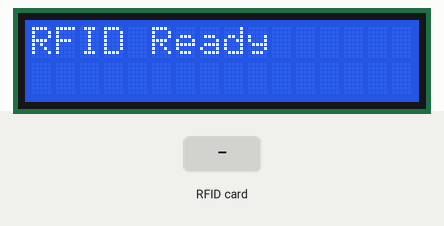
Simulated run of this sketch. Board: ESP8266 (NodeMCU). Shown: 16×2 character LCD. The test bench sets the inputs (shaded band). WiFi joins after 1.5 s; servers stay silent unless stated; uploads are accepted with an empty reply; EEPROM starts erased; what the sketch prints to the serial monitor is not drawn.

Above: at 4.3 s.
4.4 s: RFID card 5E 7A 19 C4 held to the reader
At 4.57 s:
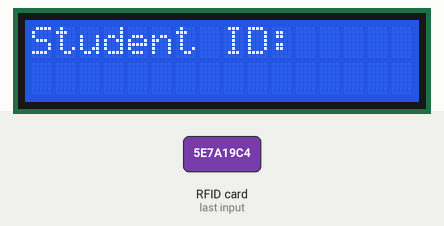
At 5.2 s:
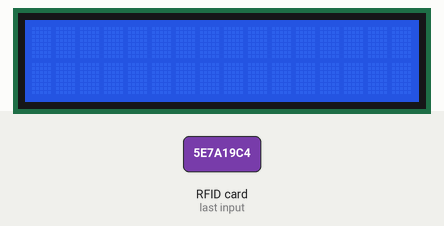
Timing chart, 0 to 7.4 s (numbered marks = the images above; inputs shaded):
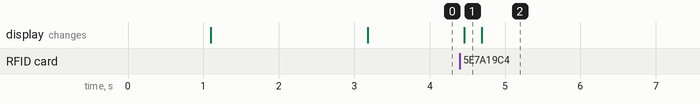

Measured:
- after the input at 4.4 s, the display: changes after 0.06 s (image 1)

The sketch:

AAS.ino
```cpp
#include <Arduino.h>
#include <ESP8266WiFi.h>
#include <SPI.h>
#include <MFRC522.h>
#include <WiFiClientSecure.h>
#include <ESP8266HTTPClient.h>
#include <ArduinoJson.h>
#include <EEPROM.h>
#include <Wire.h>
#include <LiquidCrystal_I2C.h>

// WiFi and API configurations
const char* ssid = "Galaxy";
const char* password = ".........";
const char* host = "aas-api.vercel.app";
const int httpsPort = 443;

const String section = "L1";
const String facultyLoginUrl = "https://" + String(host) + "/api/v1/main/faculty/login/" + section;
const String attendanceMarkUrl = "https://" + String(host) + "/api/v1/main/attendance/mark/" + section;

// RFID Configurations
MFRC522 mfrc522(2, 0);  // RFID pins (SDA, RST)
MFRC522::MIFARE_Key key;
MFRC522::StatusCode status;
#define TOTAL_BLOCKS 2

// Variables for holding IDs
String studentId = "";
String facultyId = "";

// EEPROM configurations
#define EEPROM_SIZE 512
#define LOG_ADDRESS 0

// I2C display configuration
LiquidCrystal_I2C lcd(0x27, 16, 2);  // Change 0x27 to your display's I2C address if different

// Function declarations
void connectToWiFi();
void initializeRFID();
void checkFacultyLogin();
void markAttendance();
void readCardData();
void readDataFromBlock(int blockNum, byte* readBlockData);
void logError(String message);
String getLog();
void displayWrappedMessage(String message);
bool sendHttpRequest(const String &url, const String &payload, String &response);

void setup() {
  Serial.begin(9600);
  delay(1000);
  EEPROM.begin(EEPROM_SIZE);

  // Initialize I2C display
  Wire.begin(4, 5);
  lcd.begin(16, 2);
  lcd.backlight();
  lcd.setCursor(0, 0);
  lcd.print("System Ready");

  connectToWiFi();
  initializeRFID();
}

void loop() {
  if (mfrc522.PICC_IsNewCardPresent() && mfrc522.PICC_ReadCardSerial()) {
    readCardData();

    if (!studentId.isEmpty() && (facultyId == "COMP" || facultyId.isEmpty())) {
      markAttendance();
    } else {
      checkFacultyLogin();
    }

    // Reset IDs for the next card scan
    studentId = "";
    facultyId = "";

    mfrc522.PICC_HaltA();
    mfrc522.PCD_StopCrypto1();
  } else {
    delay(100);  // Small delay to avoid continuous polling
  }
}

void connectToWiFi() {
  Serial.println("Connecting to WiFi...");
  displayWrappedMessage("Connecting WiFi...");

  WiFi.begin(ssid, password);
  unsigned long startTime = millis();
  while (WiFi.status() != WL_CONNECTED && millis() - startTime < 15000) {
    delay(1000);
    Serial.print(".");
  }

  if (WiFi.status() == WL_CONNECTED) {
    Serial.println("\nWiFi Connected! IP: " + WiFi.localIP().toString());
    displayWrappedMessage("WiFi Connected!");
  } else {
    displayWrappedMessage("WiFi Failed!");
    logError("WiFi Connection Failed");
    delay(5000);  // Wait for a while before retrying
  }
}

void initializeRFID() {
  SPI.begin();
  mfrc522.PCD_Init();
  Serial.println("RFID Reader Initialized");
  displayWrappedMessage("RFID Ready");

  for (byte i = 0; i < 6; i++) key.keyByte[i] = 0xFF;
}

// Read card data for student and faculty IDs
void readCardData() {
  byte block0[18], block1[18], readBlockData[18], readBlockDataS[18];
  readDataFromBlock(5, readBlockData);
  readDataFromBlock(4, readBlockDataS);
  readDataFromBlock(1, block0);
  readDataFromBlock(2, block1);

  String blockData = String((char*)readBlockData);
  blockData.trim();  // Trim whitespace here after conversion to String

  String blockDataS = String((char*)readBlockDataS);
  blockDataS.trim();  // Trim whitespace here as well

  if (blockData != "COMP" && !blockData.isEmpty()) {
    facultyId = blockData;
    Serial.println("Extracted Faculty ID: " + facultyId);
    displayWrappedMessage("Faculty ID: " + facultyId);
  } else if (blockDataS.isEmpty()) {
    studentId = String((char*)block0).substring(0, 8) + String((char*)block1).substring(0, 7);
    Serial.println("Extracted Student ID: " + studentId);
    displayWrappedMessage("Student ID: " + studentId);
    facultyId = "COMP";  // Default to faculty ID for empty block
  } else {
    studentId = blockDataS;
    Serial.println("Student ID: " + studentId);
    displayWrappedMessage("Student ID: " + studentId);
    facultyId = "COMP";  // Default to faculty ID
  }
}

void checkFacultyLogin() {
  String payload = "{\"facultyId\":\"" + facultyId + "\"}";
  String response;
  Serial.println("Sending Faculty ID: " + facultyId);

  if (sendHttpRequest(facultyLoginUrl, payload, response)) {
    DynamicJsonDocument doc(1024);
    deserializeJson(doc, response);
    const char* message = doc["message"];
    Serial.println("Parsed Message: " + String(message));
    displayWrappedMessage(message);
  } else {
    displayWrappedMessage("Login Failed!");
  }
}

// Mark attendance by sending student ID to the server
void markAttendance() {
  String payload = "{\"studentId\":\"" + studentId + "\"}";
  String response;
  Serial.println("Marking Attendance for Student ID: " + studentId);

  if (sendHttpRequest(attendanceMarkUrl, payload, response)) {
    DynamicJsonDocument doc(1024);
    deserializeJson(doc, response);
    const char* message = doc["message"];
    Serial.println("Parsed Message: " + String(message));
    displayWrappedMessage("Attendance: " + String(message));
  } else {
    displayWrappedMessage("Marking Failed");
  }
}

// Function to read data from a specific RFID block
void readDataFromBlock(int blockNum, byte* readBlockData) {
  byte bufferLen = 18;
  status = mfrc522.PCD_Authenticate(MFRC522::PICC_CMD_MF_AUTH_KEY_A, blockNum, &key, &(mfrc522.uid));
  if (status != MFRC522::STATUS_OK) {
    String error = "Authentication failed: " + String(mfrc522.GetStatusCodeName(status));
    Serial.println(error);
    logError(error);
    return;
  }

  status = mfrc522.MIFARE_Read(blockNum, readBlockData, &bufferLen);
  if (status != MFRC522::STATUS_OK) {
    String error = "Reading failed: " + String(mfrc522.GetStatusCodeName(status));
    Serial.println(error);
    logError(error);
    return;
  }

  readBlockData[bufferLen - 1] = '\0';  // Null terminate the data
}

// Log error message to EEPROM
void logError(String message) {
  int addr = LOG_ADDRESS;
  for (int i = 0; i < message.length(); i++) {
    EEPROM.write(addr++, message[i]);
    if (addr >= EEPROM_SIZE) {
      addr = LOG_ADDRESS;  // Wrap around if EEPROM overflows
    }
  }
  EEPROM.write(addr, '\0');  // Null terminate the log
  EEPROM.commit();
}

// Function to get log from EEPROM
String getLog() {
  String log = "";
  for (int addr = LOG_ADDRESS; addr < EEPROM_SIZE; addr++) {
    char c = EEPROM.read(addr);
    if (c == '\0') break;
    log += c;
  }
  return log;
}

// Function to send HTTP request and return response
bool sendHttpRequest(const String &url, const String &payload, String &response) {
  WiFiClientSecure client;
  client.setInsecure();

  HTTPClient http;
  http.begin(client, url);
  http.addHeader("Content-Type", "application/json");

  int httpResponseCode = http.POST(payload);
  if (httpResponseCode > 0) {
    response = http.getString();
    http.end();
    return true;
  } else {
    String error = "HTTP request failed, error code: " + String(httpResponseCode);
    Serial.println(error);
    logError(error);
    http.end();
    return false;
  }
}

// Display message on LCD with automatic line wrapping
void displayWrappedMessage(String message) {
  lcd.clear();
  lcd.setCursor(0, 0);
  lcd.print(message.substring(0, 16));
  if (message.length() > 16) {
    lcd.setCursor(0, 1);
    lcd.print(message.substring(16));
  }
}
```
